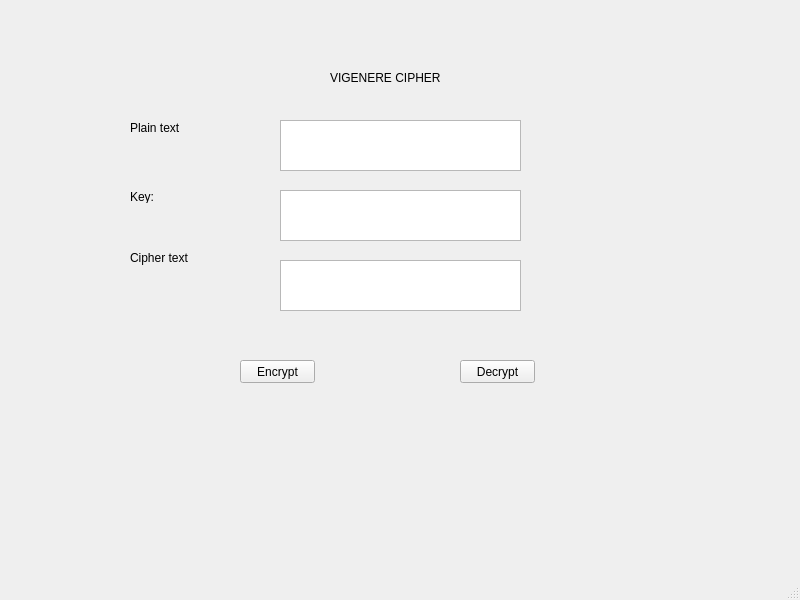
<?xml version="1.0" encoding="UTF-8"?>
<ui version="4.0">
 <class>MainWindow</class>
 <widget class="QMainWindow" name="MainWindow">
  <property name="geometry">
   <rect>
    <x>0</x>
    <y>0</y>
    <width>800</width>
    <height>600</height>
   </rect>
  </property>
  <property name="windowTitle">
   <string>MainWindow</string>
  </property>
  <widget class="QWidget" name="centralwidget">
   <widget class="QLabel" name="label">
    <property name="geometry">
     <rect>
      <x>330</x>
      <y>70</y>
      <width>151</width>
      <height>16</height>
     </rect>
    </property>
    <property name="text">
     <string>VIGENERE CIPHER</string>
    </property>
   </widget>
   <widget class="QLabel" name="label_2">
    <property name="geometry">
     <rect>
      <x>130</x>
      <y>120</y>
      <width>61</width>
      <height>16</height>
     </rect>
    </property>
    <property name="text">
     <string>Plain text</string>
    </property>
   </widget>
   <widget class="QLabel" name="label_3">
    <property name="geometry">
     <rect>
      <x>130</x>
      <y>190</y>
      <width>47</width>
      <height>13</height>
     </rect>
    </property>
    <property name="text">
     <string>Key:</string>
    </property>
   </widget>
   <widget class="QLabel" name="label_4">
    <property name="geometry">
     <rect>
      <x>130</x>
      <y>250</y>
      <width>81</width>
      <height>16</height>
     </rect>
    </property>
    <property name="text">
     <string>Cipher text</string>
    </property>
   </widget>
   <widget class="QTextEdit" name="txt_plaintext">
    <property name="geometry">
     <rect>
      <x>280</x>
      <y>120</y>
      <width>241</width>
      <height>51</height>
     </rect>
    </property>
   </widget>
   <widget class="QTextEdit" name="txt_key">
    <property name="geometry">
     <rect>
      <x>280</x>
      <y>190</y>
      <width>241</width>
      <height>51</height>
     </rect>
    </property>
   </widget>
   <widget class="QTextEdit" name="txt_ciphertext">
    <property name="geometry">
     <rect>
      <x>280</x>
      <y>260</y>
      <width>241</width>
      <height>51</height>
     </rect>
    </property>
   </widget>
   <widget class="QPushButton" name="btn_encrypt">
    <property name="geometry">
     <rect>
      <x>240</x>
      <y>360</y>
      <width>75</width>
      <height>23</height>
     </rect>
    </property>
    <property name="text">
     <string>Encrypt</string>
    </property>
   </widget>
   <widget class="QPushButton" name="btn_decrypt">
    <property name="geometry">
     <rect>
      <x>460</x>
      <y>360</y>
      <width>75</width>
      <height>23</height>
     </rect>
    </property>
    <property name="text">
     <string>Decrypt</string>
    </property>
   </widget>
  </widget>
  <widget class="QMenuBar" name="menubar">
   <property name="geometry">
    <rect>
     <x>0</x>
     <y>0</y>
     <width>800</width>
     <height>21</height>
    </rect>
   </property>
  </widget>
  <widget class="QStatusBar" name="statusbar"/>
 </widget>
 <resources/>
 <connections/>
</ui>
